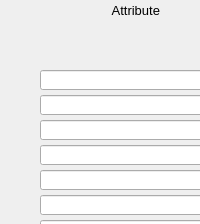
    <widget class="PyDMFrame" name="composite_9">
      <property name="geometry">
        <rect>
          <x>40</x>
          <y>41</y>
          <width>200</width>
          <height>224</height>
        </rect>
      </property>
      <widget class="PyDMFrame" name="composite_10">
        <property name="geometry">
          <rect>
            <x>0</x>
            <y>29</y>
            <width>200</width>
            <height>195</height>
          </rect>
        </property>
        <widget class="PyDMLineEdit" name="text_entry_1">
          <property name="geometry">
            <rect>
              <x>40</x>
              <y>41</y>
              <width>200</width>
              <height>20</height>
            </rect>
          </property>
          <property name="channel" stdset="0">
            <string>ca://${prefix}${A1}AttrName</string>
          </property>
          <property name="toolTip">
            <string>${prefix}${A1}AttrName</string>
          </property>
          <property name="displayFormat" stdset="0">
            <enum>PyDMLineEdit::String</enum>
          </property>
          <property name="font" stdset="0">
            <font>
              <pointsize>10</pointsize>
            </font>
          </property>
          <property name="styleSheet">
            <string notr="true">PyDMLineEdit#text_entry_1 {
  color: rgb(0, 0, 0);
  background-color: rgb(115, 223, 255);
  border: 1px solid black;
  margin: 0px;
  padding: 0px;
  spacing: 0px;
  }</string>
          </property>
        </widget>
        <widget class="PyDMLineEdit" name="text_entry_2">
          <property name="geometry">
            <rect>
              <x>40</x>
              <y>66</y>
              <width>200</width>
              <height>20</height>
            </rect>
          </property>
          <property name="channel" stdset="0">
            <string>ca://${prefix}${A2}AttrName</string>
          </property>
          <property name="toolTip">
            <string>${prefix}${A2}AttrName</string>
          </property>
          <property name="displayFormat" stdset="0">
            <enum>PyDMLineEdit::String</enum>
          </property>
          <property name="font" stdset="0">
            <font>
              <pointsize>10</pointsize>
            </font>
          </property>
          <property name="styleSheet">
            <string notr="true">PyDMLineEdit#text_entry_2 {
  color: rgb(0, 0, 0);
  background-color: rgb(115, 223, 255);
  border: 1px solid black;
  margin: 0px;
  padding: 0px;
  spacing: 0px;
  }</string>
          </property>
        </widget>
        <widget class="PyDMLineEdit" name="text_entry_3">
          <property name="geometry">
            <rect>
              <x>40</x>
              <y>91</y>
              <width>200</width>
              <height>20</height>
            </rect>
          </property>
          <property name="channel" stdset="0">
            <string>ca://${prefix}${A3}AttrName</string>
          </property>
          <property name="toolTip">
            <string>${prefix}${A3}AttrName</string>
          </property>
          <property name="displayFormat" stdset="0">
            <enum>PyDMLineEdit::String</enum>
          </property>
          <property name="font" stdset="0">
            <font>
              <pointsize>10</pointsize>
            </font>
          </property>
          <property name="styleSheet">
            <string notr="true">PyDMLineEdit#text_entry_3 {
  color: rgb(0, 0, 0);
  background-color: rgb(115, 223, 255);
  border: 1px solid black;
  margin: 0px;
  padding: 0px;
  spacing: 0px;
  }</string>
          </property>
        </widget>
        <widget class="PyDMLineEdit" name="text_entry_4">
          <property name="geometry">
            <rect>
              <x>40</x>
              <y>116</y>
              <width>200</width>
              <height>20</height>
            </rect>
          </property>
          <property name="channel" stdset="0">
            <string>ca://${prefix}${A4}AttrName</string>
          </property>
          <property name="toolTip">
            <string>${prefix}${A4}AttrName</string>
          </property>
          <property name="displayFormat" stdset="0">
            <enum>PyDMLineEdit::String</enum>
          </property>
          <property name="font" stdset="0">
            <font>
              <pointsize>10</pointsize>
            </font>
          </property>
          <property name="styleSheet">
            <string notr="true">PyDMLineEdit#text_entry_4 {
  color: rgb(0, 0, 0);
  background-color: rgb(115, 223, 255);
  border: 1px solid black;
  margin: 0px;
  padding: 0px;
  spacing: 0px;
  }</string>
          </property>
        </widget>
        <widget class="PyDMLineEdit" name="text_entry_5">
          <property name="geometry">
            <rect>
              <x>40</x>
              <y>141</y>
              <width>200</width>
              <height>20</height>
            </rect>
          </property>
          <property name="channel" stdset="0">
            <string>ca://${prefix}${A5}AttrName</string>
          </property>
          <property name="toolTip">
            <string>${prefix}${A5}AttrName</string>
          </property>
          <property name="displayFormat" stdset="0">
            <enum>PyDMLineEdit::String</enum>
          </property>
          <property name="font" stdset="0">
            <font>
              <pointsize>10</pointsize>
            </font>
          </property>
          <property name="styleSheet">
            <string notr="true">PyDMLineEdit#text_entry_5 {
  color: rgb(0, 0, 0);
  background-color: rgb(115, 223, 255);
  border: 1px solid black;
  margin: 0px;
  padding: 0px;
  spacing: 0px;
  }</string>
          </property>
        </widget>
        <widget class="PyDMLineEdit" name="text_entry_6">
          <property name="geometry">
            <rect>
              <x>40</x>
              <y>166</y>
              <width>200</width>
              <height>20</height>
            </rect>
          </property>
          <property name="channel" stdset="0">
            <string>ca://${prefix}${A6}AttrName</string>
          </property>
          <property name="toolTip">
            <string>${prefix}${A6}AttrName</string>
          </property>
          <property name="displayFormat" stdset="0">
            <enum>PyDMLineEdit::String</enum>
          </property>
          <property name="font" stdset="0">
            <font>
              <pointsize>10</pointsize>
            </font>
          </property>
          <property name="styleSheet">
            <string notr="true">PyDMLineEdit#text_entry_6 {
  color: rgb(0, 0, 0);
  background-color: rgb(115, 223, 255);
  border: 1px solid black;
  margin: 0px;
  padding: 0px;
  spacing: 0px;
  }</string>
          </property>
        </widget>
        <widget class="PyDMLineEdit" name="text_entry_7">
          <property name="geometry">
            <rect>
              <x>40</x>
              <y>191</y>
              <width>200</width>
              <height>20</height>
            </rect>
          </property>
          <property name="channel" stdset="0">
            <string>ca://${prefix}${A7}AttrName</string>
          </property>
          <property name="toolTip">
            <string>${prefix}${A7}AttrName</string>
          </property>
          <property name="displayFormat" stdset="0">
            <enum>PyDMLineEdit::String</enum>
          </property>
          <property name="font" stdset="0">
            <font>
              <pointsize>10</pointsize>
            </font>
          </property>
          <property name="styleSheet">
            <string notr="true">PyDMLineEdit#text_entry_7 {
  color: rgb(0, 0, 0);
  background-color: rgb(115, 223, 255);
  border: 1px solid black;
  margin: 0px;
  padding: 0px;
  spacing: 0px;
  }</string>
          </property>
        </widget>
        <widget class="PyDMLineEdit" name="text_entry_8">
          <property name="geometry">
            <rect>
              <x>40</x>
              <y>216</y>
              <width>200</width>
              <height>20</height>
            </rect>
          </property>
          <property name="channel" stdset="0">
            <string>ca://${prefix}${A8}AttrName</string>
          </property>
          <property name="toolTip">
            <string>${prefix}${A8}AttrName</string>
          </property>
          <property name="displayFormat" stdset="0">
            <enum>PyDMLineEdit::String</enum>
          </property>
          <property name="font" stdset="0">
            <font>
              <pointsize>10</pointsize>
            </font>
          </property>
          <property name="styleSheet">
            <string notr="true">PyDMLineEdit#text_entry_8 {
  color: rgb(0, 0, 0);
  background-color: rgb(115, 223, 255);
  border: 1px solid black;
  margin: 0px;
  padding: 0px;
  spacing: 0px;
  }</string>
          </property>
        </widget>
      </widget>
      <widget class="QLabel" name="text_9">
        <property name="geometry">
          <rect>
            <x>40</x>
            <y>0</y>
            <width>120</width>
            <height>20</height>
          </rect>
        </property>
        <property name="text">
          <string>Attribute</string>
        </property>
        <property name="font" stdset="0">
          <font>
            <pointsize>10</pointsize>
          </font>
        </property>
        <property name="brush" stdset="0">
          <brush brushstyle="SolidPattern">
            <color alpha="255">
              <red>0</red>
              <green>0</green>
              <blue>0</blue>
            </color>
          </brush>
        </property>
        <property name="toolTip">
          <string>text_9</string>
        </property>
        <property name="alignment">
          <set>Qt::AlignRight|Qt::AlignTrailing|Qt::AlignVCenter</set>
        </property>
        <property name="styleSheet">
          <string notr="true">QLabel#text_9 {
  color: rgb(0, 0, 0);
  }</string>
        </property>
      </widget>
    </widget>
